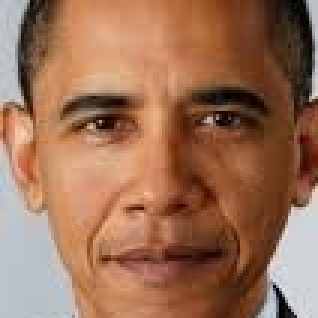
#> input picture Datasets/Train/_barack_obama_/0.jpg, 106 x 106 px (shown 3 times larger); its folder holds only this picture in this run
$ python facecut.py
#> lines starting #> are read from the running program, lines starting #| are printed output that depends on the picture
import cv2
import glob

cascPath = "haarcascade_frontalface_default.xml"

faceCascade = cv2.CascadeClassifier(cascPath)

path = glob.glob("Datasets/Train/_barack_obama_/*.jpg")


for imagepath in path:
    img=cv2.imread(str(imagepath))
#> img is the input picture: shape (106, 106, 3); mean B, G, R 86, 112, 156.2
    gray=cv2.cvtColor(img,cv2.COLOR_BGR2GRAY)
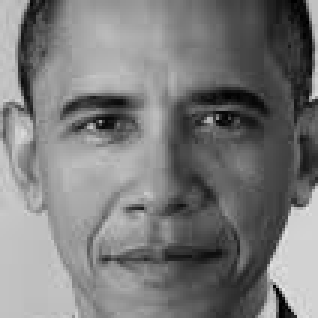
#> gray: shape (106, 106) (shown 3 times larger); min 0, max 232, mean 122.3
    faces = faceCascade.detectMultiScale(gray,1.3,5)
#> faces = [[12, 7, 84, 84]]

    print("Found {0} faces!".format(len(faces)))
#| Found 1 faces!

    for (x, y, w, h) in faces:
        crop = img[y:y+h, x:x+w]
        cv2.imshow('Image', crop)
        updated_name = imagepath
        cv2.imwrite(updated_name,crop)
#> this loop made 1 pass
#> (x, y, w, h, updated_name) on pass 1: (12, 7, 84, 84, 'Datasets/Train/_barack_obama_/0.jpg')
#> pass 1, `crop = img[y:y+h, x:x+w]`:
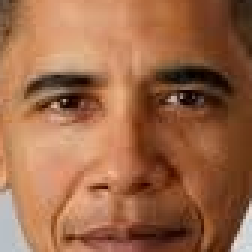
#> crop: shape (84, 84, 3) (shown 3 times larger); mean B, G, R 72.5, 104.3, 157.2

$ run again, on Datasets/Train/_barack_obama_/12.jpg
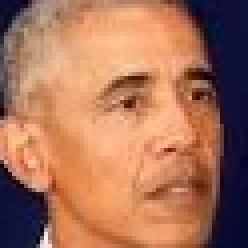
#> input picture Datasets/Train/_barack_obama_/12.jpg, 62 x 62 px (shown 4 times larger)
#> img is the input picture: shape (62, 62, 3); mean B, G, R 89.2, 114.3, 168.7
#> `gray=cv2.cvtColor(img,cv2.COLOR_BGR2GRAY)`:
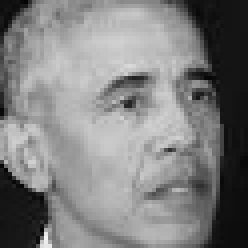
#> gray: shape (62, 62) (shown 4 times larger); min 3, max 244, mean 127.7
#> faces = ()
#| Found 0 faces!

$ run again, on Datasets/Train/_barack_obama_/13.jpg
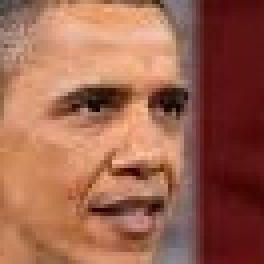
#> input picture Datasets/Train/_barack_obama_/13.jpg, 66 x 66 px (shown 4 times larger)
#> img is the input picture: shape (66, 66, 3); mean B, G, R 79, 99.7, 158.1
#> `gray=cv2.cvtColor(img,cv2.COLOR_BGR2GRAY)`:
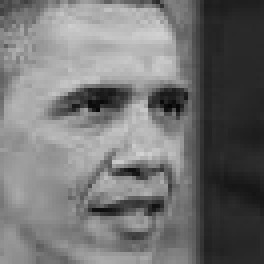
#> gray: shape (66, 66) (shown 4 times larger); min 5, max 210, mean 114.8
#> faces = [[7, 6, 53, 53]]
#| Found 1 faces!
#> the loop `for (x, y, w, h) in faces:` made 1 pass
#> (x, y, w, h, updated_name) on pass 1: (7, 6, 53, 53, 'Datasets/Train/_barack_obama_/13.jpg')
#> pass 1, `crop = img[y:y+h, x:x+w]`:
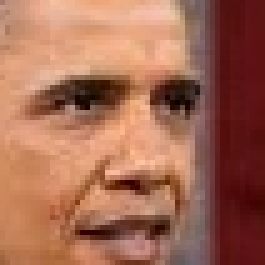
#> crop: shape (53, 53, 3) (shown 5 times larger); mean B, G, R 84.1, 105.8, 164.2

$ run again, on Datasets/Train/_barack_obama_/14.jpg
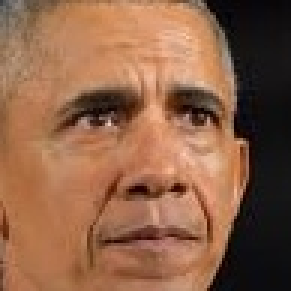
#> input picture Datasets/Train/_barack_obama_/14.jpg, 97 x 97 px (shown 3 times larger)
#> img is the input picture: shape (97, 97, 3); mean B, G, R 71.8, 98, 141.6
#> `gray=cv2.cvtColor(img,cv2.COLOR_BGR2GRAY)`:
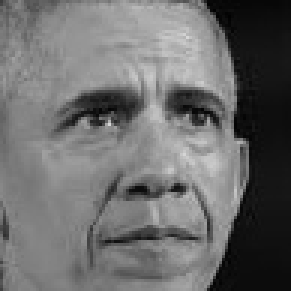
#> gray: shape (97, 97) (shown 3 times larger); min 1, max 214, mean 108.1
#> faces = [[9, 6, 81, 81]]
#| Found 1 faces!
#> the loop `for (x, y, w, h) in faces:` made 1 pass
#> (x, y, w, h, updated_name) on pass 1: (9, 6, 81, 81, 'Datasets/Train/_barack_obama_/14.jpg')
#> pass 1, `crop = img[y:y+h, x:x+w]`:
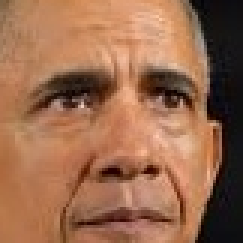
#> crop: shape (81, 81, 3) (shown 3 times larger); mean B, G, R 77.8, 105.9, 153.4

$ run again, on Datasets/Train/_barack_obama_/1.jpg
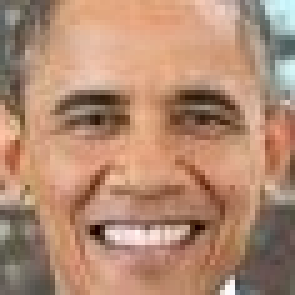
#> input picture Datasets/Train/_barack_obama_/1.jpg, 59 x 59 px (shown 5 times larger)
#> img is the input picture: shape (59, 59, 3); mean B, G, R 114.5, 138.3, 177.9
#> `gray=cv2.cvtColor(img,cv2.COLOR_BGR2GRAY)`:
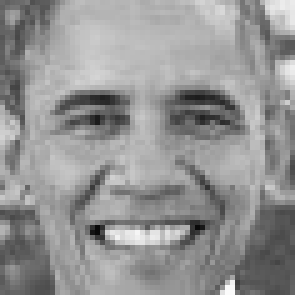
#> gray: shape (59, 59) (shown 5 times larger); min 9, max 251, mean 147.5
#> faces = [[3, 4, 53, 53]]
#| Found 1 faces!
#> the loop `for (x, y, w, h) in faces:` made 1 pass
#> (x, y, w, h, updated_name) on pass 1: (3, 4, 53, 53, 'Datasets/Train/_barack_obama_/1.jpg')
#> pass 1, `crop = img[y:y+h, x:x+w]`:
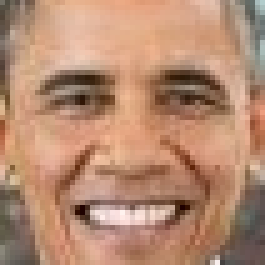
#> crop: shape (53, 53, 3) (shown 5 times larger); mean B, G, R 113.1, 138.4, 181.5
